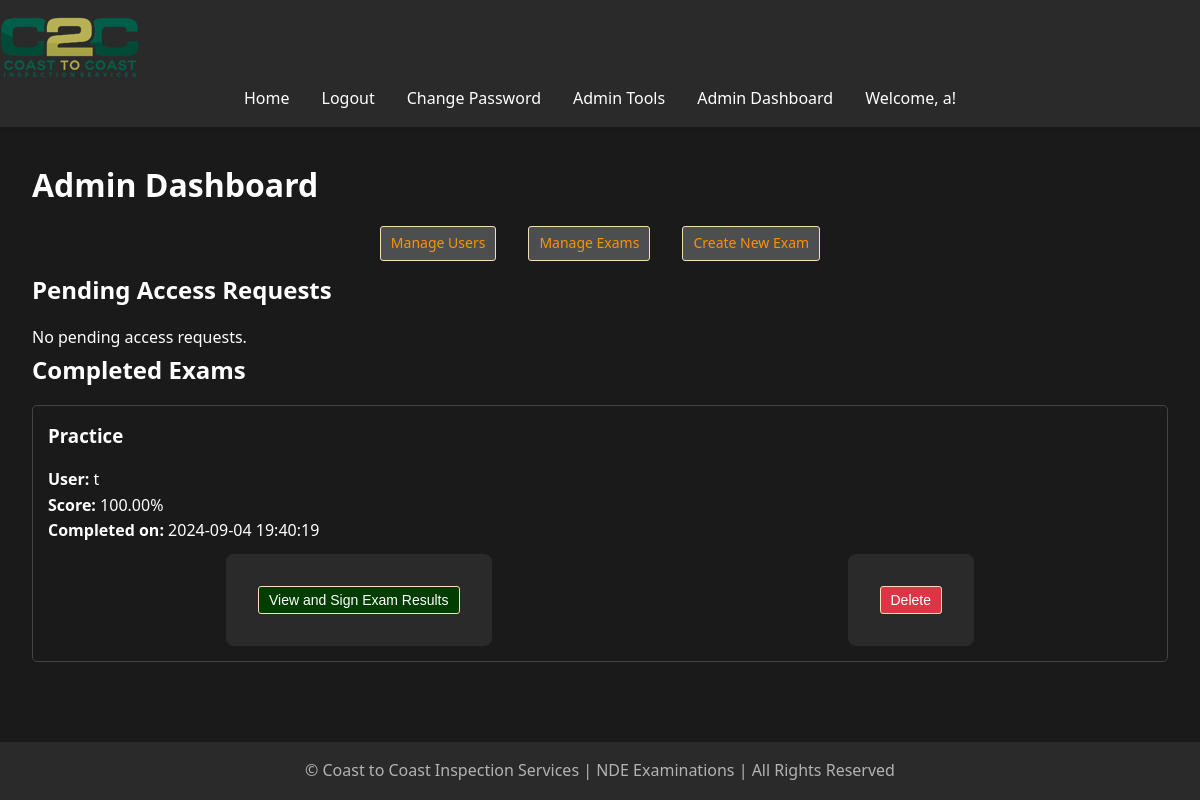
The app's page /admin/dashboard (signed in) with its own data.
### models.py (models this page shows, shortened)
class User(UserMixin, db.Model):
    id = db.Column(db.Integer, primary_key=True)
    username = db.Column(db.String(80), unique=True, nullable=False)
    password = db.Column(db.String(120), nullable=False)
    is_admin = db.Column(db.Boolean, default=False)
    exam_results = db.relationship('ExamResult', back_populates='user', lazy=True, cascade="all, delete-orphan")
    accesses = db.relationship('ExamAccess', back_populates='user', lazy=True, cascade="all, delete-orphan")
    access_requests = db.relationship('ExamAccessRequest', back_populates='user', lazy=True, cascade="all, delete-orphan")

class ExamResult(db.Model):
    id = Column(Integer, primary_key=True)
    user_id = Column(Integer, ForeignKey('user.id', ondelete='CASCADE'), nullable=False)
    exam_id = Column(Integer, ForeignKey('exam.id', ondelete='CASCADE'), nullable=False)
    score = Column(Float, nullable=False)
    date_submitted = Column(DateTime, default=datetime.utcnow)
    user = relationship('User', back_populates='exam_results')
    exam = relationship('Exam', back_populates='exam_results')
    missed_questions = relationship('MissedQuestion', back_populates='exam_result', cascade='all, delete-orphan')

class Exam(db.Model):
    __tablename__ = 'exam'
    id = db.Column(db.Integer, primary_key=True)
    title = db.Column(db.String(100), nullable=False)
    question_count = db.Column(db.Integer, nullable=False, default=10)
    exam_results = relationship('ExamResult', back_populates='exam', cascade='all, delete-orphan')
    questions = relationship('Question', back_populates='exam', cascade='all, delete-orphan')
    accesses = db.relationship('ExamAccess', back_populates='exam', lazy=True, cascade="all, delete-orphan")
    access_requests = db.relationship('ExamAccessRequest', back_populates='exam', lazy=True, cascade="all, delete-orphan")

### app.py (the view)
@app.route('/admin/dashboard')
@login_required
def admin_dashboard():
    if not current_user.is_admin:
        flash('You do not have permission to access this page.', 'error')
        return redirect(url_for('home'))
    completed_exams = ExamResult.query.all()  # Ensure this query is executed correctly
    pending_requests = ExamAccessRequest.query.filter_by(status='pending').all()
    return render_template('admin_dashboard.html', completed_exams= [] or completed_exams, pending_requests=pending_requests)

### app.py (called while the page is built)
@app.before_request
def reset_session_on_navigation():
    exam_endpoints = ['take_exam', 'submit_exam']
    current_endpoint = request.endpoint
    if current_endpoint is None:
        return

@app.context_processor
def utility_processor():
    def format_pacific_time(utc_dt):
        pacific_time = utc_to_pacific(utc_dt)
        return pacific_time.strftime('%Y-%m-%d %I:%M:%S %p %Z')
    return dict(format_pacific_time=format_pacific_time)

@login_manager.user_loader
def load_user(user_id):
    return User.query.get(int(user_id))

@app.before_request
def manage_exam_session():
    if 'start_new_exam' in request.args:
        session.pop('answers', None)
        session.pop('current_index', None)
        session.pop('start_time', None)
    elif 'exam_submitted' in session and request.endpoint != 'exam_results':
        session.pop('answers', None)
        session.pop('current_index', None)
        session.pop('start_time', None)
        session.pop('exam_submitted', None)

### templates/admin_dashboard.html (shortened to what this page needs)
{% extends "base.html" %}
{% block content %}
    <h1>Admin Dashboard</h1>
    <nav>
        <ul style="list-style-type: none; padding: 0;">
            <li style="margin-bottom: 10px;">
                <a href="{{ url_for('manage_users') }}" class="btn btn-secondary" style="color:rgb(255, 145, 0);">Manage Users</a>
            </li>
            <li style="margin-bottom: 10px;">
                <a href="{{ url_for('manage_exams') }}" class="btn btn-secondary" style="color:rgb(255, 145, 0);">Manage Exams</a>
            </li>
            <li style="margin-bottom: 10px;">
                <a href="{{ url_for('create_exam') }}" class="btn btn-secondary" style="color:rgb(255, 145, 0);">Create New Exam</a>
            </li>
        </ul>
    </nav>
    <h2>Pending Access Requests</h2>
    {% if pending_requests %}
        <ul style="list-style-type: none; padding: 0;">
            {% for request in pending_requests %}
                <li style="margin-bottom: 10px; border-bottom: 1px solid white; max-width: 600px; padding: 10px; min-height: 100px; display: flex; align-items: center;">
                    <div style="flex-grow: 1;">
                        <p><strong>User:</strong> {{ request.user.username }}</p>
                        <p><strong>Exam:</strong> {{ request.exam.title }}</p>
                        <p><strong>Requested on:</strong> {{ request.request_date.strftime('%Y-%m-%d %H:%M:%S') }}</p>
                    </div>
                    <div style="display: flex; flex-direction: column; gap: 5px;">
                        <form action="{{ url_for('approve_access', request_id=request.id) }}" method="POST" style="display:inline;">
                            <button type="submit" class="btn btn-primary btn-sm">Approve</button>
                        </form>
                        <form action="{{ url_for('admin_deny_access', request_id=request.id) }}" method="POST" style="display:inline;">
                            <button type="submit" class="btn btn-danger btn-sm" onclick="return confirm('Are you sure you want to deny this request?');">Deny</button>
                        </form>
                    </div>
                </li>
            {% endfor %}
        </ul>
    {% else %}
        <p>No pending access requests.</p>
    {% endif %}
    <h2>Completed Exams</h2>
    {% if completed_exams %}
        <ul style="list-style-type: none; padding: 0;">
            {% for exam_result in completed_exams %}
                <li style="margin-bottom: 20px; border: 1px solid #444; padding: 15px; border-radius: 5px;">
                    <div>
                        <h3 style="margin-top: 0;">{{ exam_result.exam.title }}</h3>
                        <p><strong>User:</strong> {{ exam_result.user.username }}</p>
                        <p><strong>Score:</strong> {{ "%.2f"|format(exam_result.score) }}%</p>
                        <p><strong>Completed on:</strong> {{ exam_result.date_submitted.strftime('%Y-%m-%d %H:%M:%S') }}</p>
                    </div>
                    <div style="display: flex; justify-content: space-between; margin-top: 10px;">
                        <form action="{{ url_for('export_exam_result', exam_result_id=exam_result.id) }}" method="GET" target="_blank" style="display:inline;">
                            <button type="submit" class="btn btn-secondary btn-sm" style="background-color:rgb(1, 61, 1);">View and Sign Exam Results</button>
                        </form>
                        <form action="{{ url_for('delete_completed_exam', exam_result_id=exam_result.id) }}" method="POST" style="display:inline;">
                            <button type="submit" class="btn btn-danger btn-sm" onclick="return confirm('Are you sure you want to delete this exam result?');">Delete</button>
                        </form>
                    </div>
                </li>
            {% endfor %}
        </ul>
    {% else %}
        <p>No completed exams available.</p>
    {% endif %}
{% endblock %}

### templates/base.html (shortened to what this page needs)
<!DOCTYPE html>
<html lang="en">
<head>
    <link rel="stylesheet" href="{{ url_for('static', filename='css/style.css') }}">
</head>
<body>
    <header>
        <nav class="navbar">
            <a class="navbar-brand" href="{{ url_for('home') }}">
                <img src="{{ url_for('static', filename='images/logo.png') }}" alt="Logo" class="logo">
            </a>
            <ul class="navbar-nav">
                <li><a href="{{ url_for('home') }}">Home</a></li>
                {% if current_user.is_authenticated %}
                    <li><a href="{{ url_for('logout') }}">Logout</a></li>
                    <li><a href="{{ url_for('change_password') }}">Change Password</a></li>
                    {% if current_user.is_admin %}
                        <li><a href="{{ url_for('admin.index') }}">Admin Tools</a></li>
                        <li><a href="{{ url_for('admin_dashboard') }}">Admin Dashboard</a></li>
                    {% endif %}
                    <li class="user-welcome">
                        <span>Welcome, {{ current_user.username }}!</span>
                    </li>
                {% else %}
                    <li><a href="{{ url_for('login') }}">Login</a></li>
                    <li><a href="{{ url_for('register') }}">Register</a></li>
                {% endif %}
            </ul>
        </nav>
    </header>
    <main>
        {% block content %}{% endblock %}
    </main>
    <footer>
        <p>&copy; Coast to Coast Inspection Services | NDE Examinations | All Rights Reserved</p>
    </footer>
</body>
</html>

### static/css/style.css (style rules this page uses)
:root { --bg-primary: #1a1a1a; --bg-secondary: #2a2a2a; --text-primary: #ffffff; --text-secondary: #b3b3b3; --accent-color: #87c787; --error-color: #cf6679; --success-color: #03dac6; }
* { box-sizing: border-box; margin: 0; padding: 0; }
body { font-family: 'Segoe UI', Tahoma, Geneva, Verdana, sans-serif; line-height: 1.6; color: var(--text-primary); background-color: var(--bg-primary); min-height: 100vh; display: flex; flex-direction: column; }
header { background-color: var(--bg-secondary); padding: 1rem 0; box-shadow: 0 2px 4px rgba(0,0,0,0.1); }
nav ul { display: flex; justify-content: center; align-items: center; height: 100%; list-style-type: none; margin: 0; padding: 0; }
nav ul li { margin: 0 1rem; }
nav ul li a { color: var(--text-primary); text-decoration: none; font-weight: 500; transition: color 0.3s ease; }
main { flex: 1; padding: 2rem; max-width: 1200px; margin: 0 auto; width: 100%; }
h1, h2, h3 { margin-bottom: 1rem; color: var(--text-primary); }
a { color: var(--accent-color); text-decoration: none; transition: color 0.3s ease; }
form { background-color: var(--bg-secondary); padding: 2rem; border-radius: 8px; max-width: 700px; margin: 0 auto; }
.btn-sm { max-height: 80px; }
button { background-color: rgb(59, 59, 59); color: var(--text-primary); padding: 0.5rem 1rem; border: none; border-radius: 4px; cursor: pointer; transition: background-color 0.3s ease; }
footer { text-align: center; padding: 1rem 0; background-color: var(--bg-secondary); color: var(--text-secondary); }

### templates/admin_dashboard.html (style rules this page uses)
.btn { padding: 5px 10px; border: 1px solid wheat; border-radius: 3px; cursor: pointer; text-decoration: none; display: flex; align-items: center; justify-content: center; font-size: 14px; }
.btn-danger { background-color: #dc3545; color: white; }
.btn-secondary { background-color: #4c4e50; color: white; }

### records on screen
User: username "a"
ExamResult: exam "Practice", user.username "t", score "100.00", date_submitted "2024-09-04 19:40:19"
